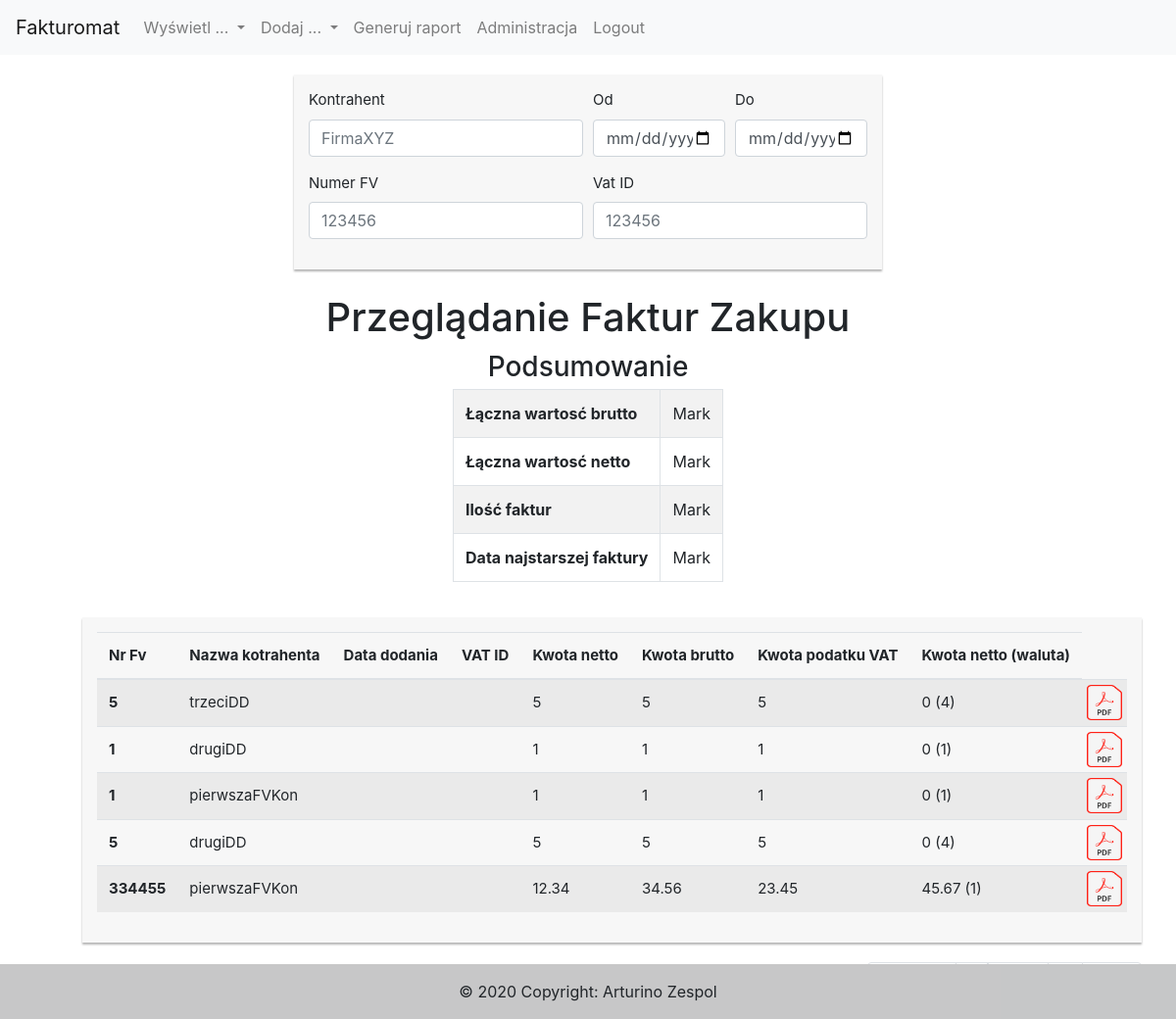
The page /index.php?action=invoicePurchase-show (signed in) on the database its author committed.
### tables this page shows
CREATE TABLE `invoicepurchase` (
  `id` int(11) NOT NULL,
  `invoiceNumber` varchar(255) NOT NULL,
  `addDate` date NOT NULL,
  `vatID` int(11) NOT NULL,
  `amountNet` double NOT NULL,
  `amountTax` double NOT NULL,
  `amountGross` double NOT NULL,
  `amountNetCurrencyValue` double NOT NULL,
  `amountNetCurrency` int(2) NOT NULL
);

CREATE TABLE `contractor` (
  `vatID` int(11) NOT NULL,
  `name` varchar(100) NOT NULL
);

### models/repositories/InvoicePurchaseRepository.php (called while the page is built, shortened)
<?php
global $config;
class InvoicePurchaseRepository
{
    public function getAll( $limit = 0, $order="addDate") {
        global $config;
        $pdo = new PDO($config['dsn'], $config['login'], $config['password']);
        $query = "SELECT `id`, `invoiceNumber`, `addDate`,k.`vatID`,`name`, `amountNet`, `amountTax`, `amountGross`, `amountNetCurrencyValue`, `amountNetCurrency` FROM `invoicepurchase` as `f` INNER JOIN `contractor` as `k` on k.vatID=f.vatID ORDER BY $order DESC".($limit != 0 ? " LIMIT $limit" : "");
        $sth = $pdo->prepare($query);
        $sth->execute();
        $result = $sth->fetchAll(PDO::FETCH_CLASS, "InvoicePurchase");
        return $result;
    }
}

### models/InvoicePurchase.php (called while the page is built, shortened)
<?php
class InvoicePurchase implements \JsonSerializable
{
    private $id;
    private $name;
    private $invoiceNumber;
    private $amountNet;
    private $amountGross;
    private $amountTax;
    private $amountNetCurrency;
    private $amountNetCurrencyValue;
    public function getId()
    {
        return $this->id;
    }
    public function getName()
    {
        return $this->name;
    }
    public function getInvoiceNumber()
    {
        return $this->invoiceNumber;
    }
    public function getAmountNet()
    {
        return $this->amountNet;
    }
    public function getAmountGross()
    {
        return $this->amountGross;
    }
    public function getAmountTax()
    {
        return $this->amountTax;
    }
    public function getAmountNetCurrency()
    {
        return $this->amountNetCurrency;
    }
    public function getAmountNetCurrencyValue()
    {
        return $this->amountNetCurrencyValue;
    }
}

### views/InvoicePurchase/invoicePurchaseIndexView.php (the view, shortened to what this page needs)
<?php
class invoicePurchaseIndexView
{
    public static function render( $recordsMainTable, $numberOfRecordsInDB, $reportData = [])
    {
        $id = "invoicePurchaseIndex";
        ?>
        <?= Layout::header() ?>
            <div class="row">
                <div class="col"></div>
                <div class="col-md col-md-auto">
                    <div id="<?= $id ?>SearchBox" class="my-search-box">
                        <form id="<?= $id ?>SearchForm_">
                            <div class="form-row">
                                <div class="form-group col-lg-6 col-md-12">
                                    <label for="SearchForm_name">Kontrahent</label>
                                    <input id="SearchForm_name" maxlength="30" type="text" class="form-control" pattern="^[\d\w]*$" placeholder="FirmaXYZ" onfocusout="filterDataInInvoiceSaleIndexTable();">
                                </div>
                                <div class="form-group col-lg-3  col-md-6">
                                    <label for="SearchForm_dateAddStart">Od</label>
                                    <input id="SearchForm_dateAddStart" type="date" class="form-control" oninput="filterDataInInvoiceSaleIndexTable();">
                                </div>
                                <div class="form-group col-lg-3  col-md-6">
                                    <label for="SearchForm_dateAddEnd">Do</label>
                                    <input id="SearchForm_dateAddEnd" type="date" class="form-control" oninput="filterDataInInvoiceSaleIndexTable();">
                                </div>
                                <div class="form-group col-lg-6  col-md-6">
                                    <label for="SearchForm_invoiceNumber">Numer FV</label>
                                    <input id="SearchForm_invoiceNumber" maxlength="15" type="text" class="form-control" pattern="^\d*$" placeholder="123456" onfocusout="filterDataInInvoiceSaleIndexTable();">
                                </div>
                                <div class="form-group col-lg-6  col-md-6">
                                    <label for="SearchForm_vatID">Vat ID</label>
                                    <input id="SearchForm_vatID" maxlength="15" type="text" class="form-control" pattern="^\d*$" placeholder="123456" onfocusout="filterDataInInvoiceSaleIndexTable();">
                                </div>
                            </div>
                        </form>
                    </div>
                </div>
                <div class="col"></div>
            </div>
            <div class="row">
                <div class="col"></div>
                <div class="col-md col-md-auto">
                    <h1 class="title">Przeglądanie Faktur Zakupu</h1>
                </div>
                <div class="col"></div>
                <div class="col"></div>
                <div class="col-md col-md-auto">
                    <h3 class="title">Podsumowanie</h3>
                    <table class="table table-striped table-bordered">
                        <tbody>
                        <tr>
                            <th scope="row">Łączna wartosć brutto</th>
                            <td>Mark</td>
                        </tr>
                        <tr>
                            <th scope="row">Łączna wartosć netto</th>
                            <td>Mark</td>
                        </tr>
                        <tr>
                            <th scope="row">Ilość faktur</th>
                            <td>Mark</td>
                        </tr>
                        <tr>
                            <th scope="row">Data najstarszej faktury</th>
                            <td>Mark</td>
                        </tr>
                        </tbody>
                    </table>
                </div>
                <div class="col"></div>
            </div>
            <div class="row">
                <div class="col"></div>
                <div class="col-md col-md-auto">
                    <div id="invoice-sale-index" class="my-form-box">
                        <table id="<?= $id ?>Table" class="table table-striped">
                            <thead>
                            <tr>
                                <th scope="col">Nr Fv</th>
                                <th scope="col">Nazwa kotrahenta</th>
                                <th scope="col">Data dodania</th>
                                <th scope="col" class="showDataIndexTableWider">VAT ID</th>
                                <th scope="col" class="showDataIndexTableWider">Kwota netto</th>
                                <th scope="col" class="showDataIndexTableWider">Kwota brutto</th>
                                <th scope="col" class="showDataIndexTableWider">Kwota podatku VAT</th>
                                <th scope="col" class="showDataIndexTableWider">Kwota netto (waluta)</th>
                            </tr>
                            </thead>
                            <tbody>
                                <?php
                                    foreach ($recordsMainTable as $val) {
                                        echo '<tr>';
                                        echo '<th scope="row">'.$val->getInvoiceNumber().'</th>';
                                        echo '<td class="invoiceSaleIndexTableContractorName">'.$val->getName().'</td>';
                                        echo '<td class="invoiceSaleIndexTableAddDate">'.$val->getDate().'</td>';
                                        echo '<td class="showDataIndexTableWider">'.$val->gettaxID().'</td>';
                                        echo '<td class="showDataIndexTableWider">'.$val->getAmountNet().'</td>';
                                        echo '<td class="showDataIndexTableWider">'.$val->getAmountGross().'</td>';
                                        echo '<td class="showDataIndexTableWider">'.$val->getAmountTax().'</td>';
                                        echo '<td class="showDataIndexTableWider">'.$val->getAmountNetCurrencyValue().' ('.$val->getAmountNetCurrency().')</td>';
                                        echo '<td class="showDataIndexTableWider"><a class="btn" href="index.php?action=getFile&fileType=invoiceSale&fileNumber='
                                            .$val->getId()
                                            .'"><img class="pdfIcon" src="./images/pdf_image.png"></a></td>';
                                        echo '</tr>';
                                    }
                                ?>
                            </tbody>
                        </table>
                    </div>
                    <nav id="Nav" class="my-navs" aria-label="...">
                        <ul class="pagination justify-content-end">
                            <li id="NavPrev" class="page-item disabled">
                                <button  class="page-link" onclick="changePageInInvoiceSaleIndexTable('prev');" aria-disabled="true">Previous</button>
                            </li>
                            <li id="NavFirst" class="page-item disabled">
                                <button  class="page-link" onclick="changePageInInvoiceSaleIndexTable('1');" aria-disabled="true" >1</button>
                            </li>
                            <li class="page-item" aria-current="page">
                                <a id="NavPageSelector" class="page-link" href="#">
                                </a>
                            </li>
                            <li id="NavLast" class="page-item">
                                <button  class="page-link" onclick="changePageInInvoiceSaleIndexTable('0');"><?= $numberOfRecordsInDB ?></button>
                            </li>
                            <li id="NavNext" class="page-item">
                                <button  class="page-link" onclick="changePageInInvoiceSaleIndexTable('next');">Next</button>
                            </li>
                        </ul>
                    </nav>
                </div>
            </div>
        <?= Layout::footer() ?>
        <?php
        $html = ob_get_clean();
        return $html;
    }
}
?>

### styles.css (style rules this page uses)
#form-control, .btn { min-height: 38px; border-radius: 2px; }
.my-form-box { background: #f7f7f7; font-size: 15px; margin: 20px; box-shadow: 0px 2px 2px rgba(0, 0, 0, 0.3); padding: 15px; }
.title { text-align: center; margin: 5px; }
.my-search-box { background: #f7f7f7; font-size: 15px; margin: 20px; box-shadow: 0px 2px 2px rgba(0, 0, 0, 0.3); padding: 15px; max-width: 600px; }
th.showDataIndexTableWider,td.showDataIndexTableWider { display: none; }
@media (min-width: 992px) { th.showDataIndexTableWider,td.showDataIndexTableWider { display: table-cell; } }
td.showDataIndexTableWider:nth-child(10) { margin: auto; vertical-align: center; padding: 4px; }
td.showDataIndexTableWider a.btn { margin: 0px; padding: 0px; }
.pdfIcon { width: 36px; height: 36px; }
.my-navs { margin: 20px; }
#NavPageSelector { margin: 0px; padding: 5px; }

### rows shown on the page
invoicepurchase: invoiceNumber "5", vatID.name "trzeciDD", amountNet "5", amountGross "5", amountTax "5", amountNetCurrencyValue "0", amountNetCurrency "4"
invoicepurchase: invoiceNumber "1", vatID.name "drugiDD", amountNet "1", amountGross "1", amountTax "1", amountNetCurrencyValue "0", amountNetCurrency "1"
invoicepurchase: invoiceNumber "1", vatID.name "pierwszaFVKon", amountNet "1", amountGross "1", amountTax "1", amountNetCurrencyValue "0", amountNetCurrency "1"
invoicepurchase: invoiceNumber "5", vatID.name "drugiDD", amountNet "5", amountGross "5", amountTax "5", amountNetCurrencyValue "0", amountNetCurrency "4"
invoicepurchase: invoiceNumber "334455", vatID.name "pierwszaFVKon", amountNet "12.34", amountGross "34.56", amountTax "23.45", amountNetCurrencyValue "45.67", amountNetCurrency "1"
